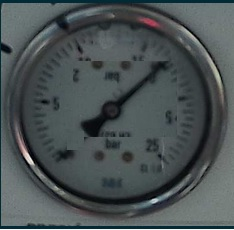
#> input picture manometro5.jpg, 234 x 230 px
$ python lector_multiple.py --image manometro5.jpg
#> lines starting #> are read from the running program, lines starting #| are printed output that depends on the picture; after the words box and inside, x2 and y2 are one past the last pixel; in counts of white or black regions, pixels touching at a corner belong together
import cv2
import numpy as np
import math
import argparse

# ==============================================================================
# 1. CONFIGURACIÓN CENTRALIZADA PARA TODOS LOS MANÓMETROS
# ==============================================================================
# Rellena aquí los valores específicos de cada uno de tus manómetros.
# Estos son los valores que tenías en tus 3 archivos separados.

CONFIGS = {
    'izquierda': {
        'MIN_VALUE': 0,
        'MAX_VALUE': 10,
        'START_ANGLE': 130,
        'END_ANGLE': 50,
        'INVERTIR_AGUJA': False
    },
    'centro': {
        'MIN_VALUE': 0,
        'MAX_VALUE': 25, # Ejemplo
        'START_ANGLE': 135,  # Ejemplo
        'END_ANGLE': 50,    # Ejemplo
        'INVERTIR_AGUJA': False # Ejemplo
    },
    'derecha': {
        'MIN_VALUE': 0,
        'MAX_VALUE': 25, # Ejemplo
        'START_ANGLE': 130,   # Ejemplo
        'END_ANGLE': 50,     # Ejemplo
        'INVERTIR_AGUJA': False # Ejemplo
    }
}

# ==============================================================================
# 2. FUNCIÓN DE PROCESAMIENTO (LA LÓGICA QUE YA TENÍAMOS)
# ==============================================================================
# Esta función ahora recibe un trozo de imagen y su configuración específica.

def procesar_manometro(sub_imagen, config):
    """
    Analiza la imagen de un único manómetro y devuelve la imagen procesada y su valor.
    """
    img_display = sub_imagen.copy()
    gray = cv2.cvtColor(sub_imagen, cv2.COLOR_BGR2GRAY)
    blurred = cv2.GaussianBlur(gray, (7, 7), 0)

    # --- Detección de Elipse ---
    thresh = cv2.adaptiveThreshold(blurred, 255, cv2.ADAPTIVE_THRESH_GAUSSIAN_C, cv2.THRESH_BINARY_INV, 11, 2)
    contours, _ = cv2.findContours(thresh, cv2.RETR_EXTERNAL, cv2.CHAIN_APPROX_SIMPLE)

    best_ellipse = None
    best_area = 0
    for cnt in contours:
        if len(cnt) < 20: continue
        area = cv2.contourArea(cnt)
        if area < 1000: continue
        try:
            ellipse = cv2.fitEllipse(cnt)
        except cv2.error:
            continue

        (center, axes, angle) = ellipse
        major_axis, minor_axis = max(axes), min(axes)
        if minor_axis == 0: continue
        aspect_ratio = major_axis / minor_axis
        if aspect_ratio > 1.8: continue
        if area > best_area:
            best_area = area
            best_ellipse = ellipse

    if best_ellipse is None:
        print("  -> No se pudo detectar elipse.")
        cv2.putText(img_display, "No detectado", (10, 30), cv2.FONT_HERSHEY_SIMPLEX, 1, (0, 0, 255), 2)
        return img_display, None

    (center, axes, angle) = best_ellipse
    center_x, center_y = int(center[0]), int(center[1])
    radius = int((axes[0] + axes[1]) / 4)

    cv2.ellipse(img_display, best_ellipse, (0, 255, 0), 3)
    cv2.circle(img_display, (center_x, center_y), 5, (0, 0, 255), -1)

    # --- Líneas de Calibración ---
    start_angle_rad = math.radians(config['START_ANGLE'])
    end_angle_rad = math.radians(config['END_ANGLE'])
    line_radius = int((axes[0] + axes[1]) / 2.5)
    x_start = int(center_x + line_radius * math.cos(start_angle_rad))
    y_start = int(center_y + line_radius * math.sin(start_angle_rad))
    cv2.line(img_display, (center_x, center_y), (x_start, y_start), (255, 0, 255), 2)
    x_end = int(center_x + line_radius * math.cos(end_angle_rad))
    y_end = int(center_y + line_radius * math.sin(end_angle_rad))
    cv2.line(img_display, (center_x, center_y), (x_end, y_end), (0, 255, 255), 2)

    # --- Detección de Aguja ---
    mask = np.zeros_like(gray)
    cv2.ellipse(mask, best_ellipse, 255, -1)
    edges = cv2.Canny(gray, 50, 150, apertureSize=3)
    masked_edges = cv2.bitwise_and(edges, edges, mask=mask)

    lines = cv2.HoughLinesP(masked_edges, 1, np.pi / 180, threshold=40, minLineLength=int(radius * 0.2), maxLineGap=10)

    if lines is None:
        print("  -> No se detectó aguja.")
        cv2.putText(img_display, "Aguja no detectada", (10, 30), cv2.FONT_HERSHEY_SIMPLEX, 0.7, (0,0,255), 2)
        return img_display, None

    best_line = None
    max_line_length = 0
    for line in lines:
        x1, y1, x2, y2 = line[0]
        mid_x, mid_y = (x1 + x2) / 2, (y1 + y2) / 2
        dist_to_center = np.sqrt((mid_x - center_x)**2 + (mid_y - center_y)**2)
        if dist_to_center > radius * 0.5: continue
        length = np.sqrt((x2 - x1)**2 + (y2 - y1)**2)
        if length > max_line_length:
            max_line_length = length
            best_line = (x1, y1, x2, y2)

    if best_line is None:
        print("  -> No se pudo determinar la línea de la aguja.")
        cv2.putText(img_display, "Aguja no determinada", (10, 30), cv2.FONT_HERSHEY_SIMPLEX, 0.7, (0,0,255), 2)
        return img_display, None

    x1, y1, x2, y2 = best_line
    cv2.line(img_display, (x1, y1), (x2, y2), (255, 0, 0), 2)

    dist1_from_center = np.sqrt((x1 - center_x)**2 + (y1 - center_y)**2)
    dist2_from_center = np.sqrt((x2 - center_x)**2 + (y2 - center_y)**2)
    if dist1_from_center > dist2_from_center:
        tip_x_original, tip_y_original, base_x_original, base_y_original = x1, y1, x2, y2
    else:
        tip_x_original, tip_y_original, base_x_original, base_y_original = x2, y2, x1, y1

    if config['INVERTIR_AGUJA']:
        tip_x, tip_y = base_x_original, base_y_original
    else:
        tip_x, tip_y = tip_x_original, tip_y_original

    cv2.circle(img_display, (tip_x, tip_y), 5, (0, 165, 255), -1)

    # --- Mapeo de Ángulo a Presión ---
    angle_rad = math.atan2(tip_y - center_y, tip_x - center_x)
    angle_deg = math.degrees(angle_rad)
    if angle_deg < 0: angle_deg += 360

    pressure_value = 0.0
    total_angle_sweep = (config['END_ANGLE'] - config['START_ANGLE'] + 360) % 360
    current_angle_relative = (angle_deg - config['START_ANGLE'] + 360) % 360
    if total_angle_sweep > 0 and current_angle_relative <= total_angle_sweep:
        pressure_percentage = current_angle_relative / total_angle_sweep
        pressure_value = config['MIN_VALUE'] + pressure_percentage * (config['MAX_VALUE'] - config['MIN_VALUE'])
    else:
        # Lógica simple para valores fuera de rango
        if current_angle_relative > 180: pressure_value = config['MIN_VALUE']
        else: pressure_value = config['MAX_VALUE']

    pressure_value = max(config['MIN_VALUE'], min(config['MAX_VALUE'], pressure_value))

    result_text = f"Presion: {pressure_value:.2f} bar"
    cv2.putText(img_display, result_text, (10, 30), cv2.FONT_HERSHEY_SIMPLEX, 1, (0, 0, 255), 2)

    return img_display, pressure_value

# ==============================================================================
# 3. SCRIPT PRINCIPAL
# ==============================================================================
# Este es el orquestador: corta la imagen y llama a la función de procesado.

if __name__ == '__main__':
    parser = argparse.ArgumentParser(description='Lee 3 manómetros desde una única imagen.')
    parser.add_argument('-i', '--image', required=True, help='Ruta a la imagen ancha con los 3 manómetros.')
    parser.add_argument('-o', '--output', help='Ruta para guardar la imagen procesada con los 3 resultados.')
    args = parser.parse_args()

    # Cargar la imagen completa
    imagen_completa = cv2.imread(args.image)
#> imagen_completa is the input picture: shape (230, 234, 3); mean B, G, R 83.9, 82.5, 74.4
    if imagen_completa is None:
        print(f"Error: no se pudo cargar la imagen desde {args.image}")
        exit()

    # Obtener dimensiones y cortar en 3
    alto, ancho, _ = imagen_completa.shape
    tercio_ancho = ancho // 3

    img_izquierda = imagen_completa[:, 0:tercio_ancho]
    img_centro = imagen_completa[:, tercio_ancho:2*tercio_ancho]
    img_derecha = imagen_completa[:, 2*tercio_ancho:ancho]

    # Lista para guardar las imágenes procesadas y los resultados
    imagenes_procesadas = []
    valores_presion = {}

    # Procesar cada manómetro con su configuración
    print("Procesando manómetro izquierdo...")
    img_izq_proc, val_izq = procesar_manometro(img_izquierda, CONFIGS['izquierda'])
#> in procesar_manometro, `thresh = cv2.adaptiveThreshold(blurred, 255, cv2.ADAPTIVE_THRESH_GAUSS..`:
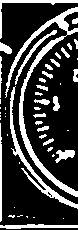
#> thresh: shape (230, 78); 24.1% white; 50 white regions (22 under 20 px)
#> in procesar_manometro, `contours, _ = cv2.findContours(thresh, cv2.RETR_EXTERNAL, cv2.CHAIN_AP..`: contours = 50 contours, 31 with area under 20; largest, box (x1, y1, x2, y2) and area: (5, 7, 78, 197) 1275, (10, 86, 78, 209) 545, (0, 0, 78, 39) 193, (0, 224, 78, 229) 181, (15, 30, 57, 85) 152
#> the loop in procesar_manometro, `for cnt in contours:` made 50 passes
#> (area, angle, major_axis, minor_axis, aspect_ratio, best_area, best_ellipse) on pass 49: (1275, 153.9, 190.1, 148.2, 1.28, 1275, ((92.91, 112.3), (148.2, 190.1), 153.9))
#> after the loop in procesar_manometro, `for cnt in contours:`: best_area = 1275
#> in procesar_manometro, `center_x, center_y = int(center[0]), int(center[1])`: center_x = 92; center_y = 112
#> in procesar_manometro, `radius = int((axes[0] + axes[1]) / 4)`: radius = 84
#> in procesar_manometro, `start_angle_rad = math.radians(config['START_ANGLE'])`: start_angle_rad = 2.27
#> in procesar_manometro, `end_angle_rad = math.radians(config['END_ANGLE'])`: end_angle_rad = 0.873
#> in procesar_manometro, `line_radius = int((axes[0] + axes[1]) / 2.5)`: line_radius = 135
#> in procesar_manometro, `x_start = int(center_x + line_radius * math.cos(start_angle_rad))`: x_start = 5
#> in procesar_manometro, `y_start = int(center_y + line_radius * math.sin(start_angle_rad))`: y_start = 215
#> in procesar_manometro, `x_end = int(center_x + line_radius * math.cos(end_angle_rad))`: x_end = 178
#> in procesar_manometro, `y_end = int(center_y + line_radius * math.sin(end_angle_rad))`: y_end = 215
#> in procesar_manometro, `lines = cv2.HoughLinesP(masked_edges, 1, np.pi / 180, threshold=40, mi..`: lines = None
#> in procesar_manometro, `cv2.putText(img_display, "Aguja no detectada", (10, 30), cv2.FONT_HERS..`:
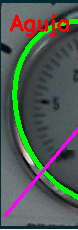
#> img_display: shape (230, 78, 3); mean B, G, R 83.4, 91.6, 80.6
    imagenes_procesadas.append(img_izq_proc)
    valores_presion['Izquierda'] = val_izq

    print("Procesando manómetro central...")
    img_cen_proc, val_cen = procesar_manometro(img_centro, CONFIGS['centro'])
#> in procesar_manometro (call 2), `contours, _ = cv2.findContours(thresh, cv2.RETR_EXTERNAL, cv2.CHAIN_AP..`: contours = 51 contours, 28 with area under 20; largest, box (x1, y1, x2, y2) and area: (3, 62, 78, 137) 898, (0, 190, 78, 205) 425, (0, 18, 78, 33) 367, (0, 203, 78, 219) 356, (0, 0, 78, 12) 270
#> the loop in procesar_manometro (call 2), `for cnt in contours:` made 51 passes
#> cnt on passes 2, 15, 16, 17, 18, 19, 22, 28: [[37, 218]], [[35, 93], [35, 94], [36, 94], [36, 93]], [[6, 89]], [[41, 88], [41, 89], [42, 90], [42, 89]], [[15, 88]], [[0, 78], [0, 81], [1, 80], [1, 78]], [[35, 63]], [[76, 54]]
#> after the loop in procesar_manometro (call 2), `for cnt in contours:`: best_area = 0
#> in procesar_manometro (call 2), `cv2.putText(img_display, "No detectado", (10, 30), cv2.FONT_HERSHEY_SI..`:
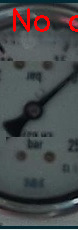
#> img_display: shape (230, 78, 3); mean B, G, R 76.1, 74.5, 72.2
    imagenes_procesadas.append(img_cen_proc)
    valores_presion['Centro'] = val_cen

    print("Procesando manómetro derecho...")
    img_der_proc, val_der = procesar_manometro(img_derecha, CONFIGS['derecha'])
#> in procesar_manometro (call 3), `thresh = cv2.adaptiveThreshold(blurred, 255, cv2.ADAPTIVE_THRESH_GAUSS..`:
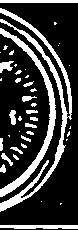
#> thresh: shape (230, 78); 24% white; 42 white regions (24 under 20 px)
#> in procesar_manometro (call 3), `contours, _ = cv2.findContours(thresh, cv2.RETR_EXTERNAL, cv2.CHAIN_AP..`: contours = 42 contours, 29 with area under 20; largest, box (x1, y1, x2, y2) and area: (0, 8, 72, 212) 1376, (0, 28, 56, 197) 1030, (0, 225, 78, 229) 206, (0, 0, 78, 3) 154, (0, 61, 14, 73) 76
#> the loop in procesar_manometro (call 3), `for cnt in contours:` made 42 passes
#> (area, angle, major_axis, minor_axis, aspect_ratio, best_area, best_ellipse) on passes 39, 41: (1030.5, 5.02, 177.4, 170.3, 1.04, 1030.5, ((-33.01, 111.7), (170.3, 177.4), 5.02)), (1375.5, 5.43, 204.6, 195.1, 1.05, 1375.5, ((-31.14, 111.2), (195.1, 204.6), 5.43))
#> after the loop in procesar_manometro (call 3), `for cnt in contours:`: best_area = 1375.5
#> in procesar_manometro (call 3), `center_x, center_y = int(center[0]), int(center[1])`: center_x = -31; center_y = 111
#> in procesar_manometro (call 3), `radius = int((axes[0] + axes[1]) / 4)`: radius = 99
#> in procesar_manometro (call 3), `line_radius = int((axes[0] + axes[1]) / 2.5)`: line_radius = 159
#> in procesar_manometro (call 3), `x_start = int(center_x + line_radius * math.cos(start_angle_rad))`: x_start = -133
#> in procesar_manometro (call 3), `y_start = int(center_y + line_radius * math.sin(start_angle_rad))`: y_start = 232
#> in procesar_manometro (call 3), `x_end = int(center_x + line_radius * math.cos(end_angle_rad))`: x_end = 71
#> in procesar_manometro (call 3), `y_end = int(center_y + line_radius * math.sin(end_angle_rad))`: y_end = 232
#> in procesar_manometro (call 3), `masked_edges = cv2.bitwise_and(edges, edges, mask=mask)`:
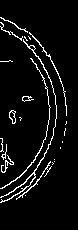
#> masked_edges: shape (230, 78); 5.7% white in thin lines or dots, all inside (x1, y1, x2, y2) = (0, 17, 67, 203)
#> in procesar_manometro (call 3), `lines = cv2.HoughLinesP(masked_edges, 1, np.pi / 180, threshold=40, mi..`: lines = [[26, 192, 53, 133]]
#> the loop in procesar_manometro (call 3), `for line in lines:` made 1 pass
#> (x1, y1, x2, y2, mid_x, mid_y, dist_to_center) on pass 1: (26, 192, 53, 133, 39.5, 162.5, 87.31)
#> after the loop in procesar_manometro (call 3), `for line in lines:`: max_line_length = 0
#> in procesar_manometro (call 3), `cv2.putText(img_display, "Aguja no determinada", (10, 30), cv2.FONT_HE..`:
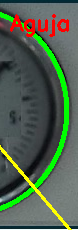
#> img_display: shape (230, 78, 3); mean B, G, R 77.5, 98.1, 81.6
    imagenes_procesadas.append(img_der_proc)
    valores_presion['Derecha'] = val_der

    # Unir las 3 imágenes procesadas en una sola
    imagen_final = np.hstack(imagenes_procesadas)
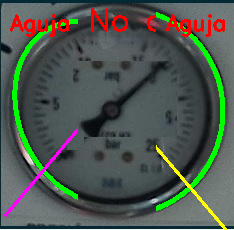
#> imagen_final: shape (230, 234, 3); mean of channels 0, 1, 2 79, 88.1, 78.1; drawn as B, G, R

    # Mostrar resultados
    print("\n--- Resultados Finales ---")
    for nombre, valor in valores_presion.items():
        if valor is not None:
            print(f"  - Manómetro {nombre}: {valor:.2f} bar")
        else:
            print(f"  - Manómetro {nombre}: Lectura fallida")
#> this loop made 3 passes
#> (printed output is left out)
    print("--------------------------\n")

    cv2.imshow('Resultados de los 3 Manometros', imagen_final)
    cv2.waitKey(0)
    cv2.destroyAllWindows()

    if args.output:
        cv2.imwrite(args.output, imagen_final)
        print(f"Imagen de resultados guardada en: {args.output}")

$ run again, on multiple.jpg
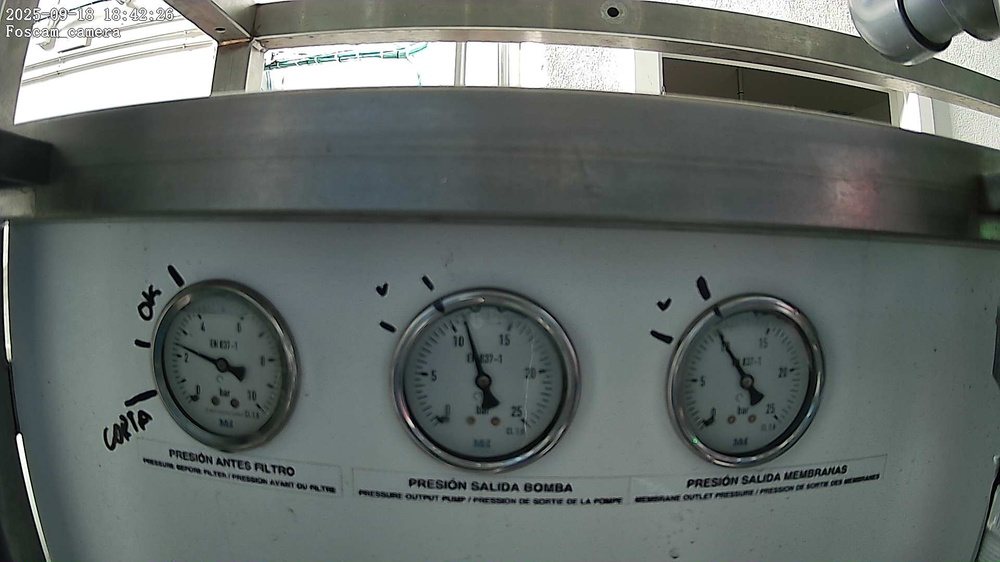
#> input picture multiple.jpg, 1000 x 562 px, shrunk from 1920 x 1080 before the run
#> imagen_completa is the input picture: shape (562, 1000, 3); mean B, G, R 102.7, 105.8, 98.5
#> in procesar_manometro, `thresh = cv2.adaptiveThreshold(blurred, 255, cv2.ADAPTIVE_THRESH_GAUSS..`:
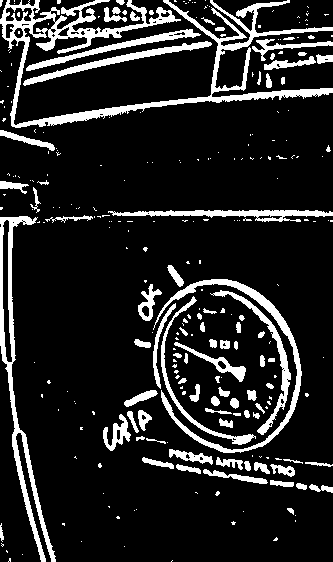
#> thresh: shape (562, 333); 14.1% white; 273 white regions (188 under 20 px)
#> contours = 270 contours, 205 with area under 20; largest, box (x1, y1, x2, y2) and area: (0, 0, 333, 128) 6584, (0, 216, 56, 562) 3131, (153, 279, 302, 453) 1828, (108, 210, 333, 222) 1060, (23, 41, 212, 86) 988
#> the loop in procesar_manometro, `for cnt in contours:` made 270 passes
#> (area, angle, major_axis, minor_axis, aspect_ratio, best_area, best_ellipse) on pass 120: (1828, 157.7, 172.5, 142.2, 1.21, 1828, ((224.8, 365.2), (142.2, 172.5), 157.7))
#> after the loop in procesar_manometro, `for cnt in contours:`: best_area = 1828
#> center = (224.8, 365.2); axes = (142.2, 172.5)
#> center_x = 224; center_y = 365
#> radius = 78
#> start_angle_rad = 2.27
#> end_angle_rad = 0.873
#> line_radius = 125
#> x_start = 143
#> y_start = 460
#> x_end = 304
#> y_end = 460
#> mask: shape (562, 333); 10.4% white; 1 white region, box (x1, y1, x2, y2) and area: (151, 281, 299, 450) 19472
#> edges: shape (562, 333); 5.9% white in thin lines or dots
#> masked_edges: shape (562, 333); 1.2% white in thin lines or dots, all inside (x1, y1, x2, y2) = (153, 285, 297, 447)
#> lines = [[154, 333, 243, 379], [242, 292, 290, 340], [242, 380, 270, 417], [175, 342, 218, 361], [238, 379, 267, 421], [217, 358, 220, 400], [171, 301, 188, 321], [241, 381, 268, 419]]
#> the loop in procesar_manometro, `for line in lines:` made 8 passes
#> (x1, y1, x2, y2, mid_x, mid_y, dist_to_center, length) on pass 1: (154, 333, 243, 379, 198.5, 356, 27.04, 100.2)
#> after the loop in procesar_manometro, `for line in lines:`: max_line_length = 100.2
#> in procesar_manometro, `x1, y1, x2, y2 = best_line`: x1 = 154; y1 = 333; x2 = 243; y2 = 379
#> dist1_from_center = 76.97
#> dist2_from_center = 23.6
#> tip_x_original = 154; tip_y_original = 333; base_x_original = 243; base_y_original = 379
#> tip_x = 154; tip_y = 333
#> angle_rad = -2.71
#> in procesar_manometro, `angle_deg = math.degrees(angle_rad)`: angle_deg = -155.4
#> in procesar_manometro, `if angle_deg < 0: angle_deg += 360`: angle_deg = 204.6
#> total_angle_sweep = 280
#> current_angle_relative = 74.57
#> pressure_percentage = 0.266
#> pressure_value = 2.66
#> result_text = 'Presion: 2.66 bar'
#> val_izq = 2.66
#> thresh: shape (562, 333); 11.7% white; 354 white regions (241 under 20 px)
#> contours = 354 contours, 270 with area under 20; largest, box (x1, y1, x2, y2) and area: (58, 286, 249, 476) 4119, (0, 56, 333, 99) 2068, (0, 32, 333, 84) 1170, (0, 22, 333, 37) 965, (129, 314, 167, 415) 782
#> the loop in procesar_manometro (call 2), `for cnt in contours:` made 354 passes
#> (area, angle, major_axis, minor_axis, aspect_ratio, best_area, best_ellipse) on pass 144: (4119, 103.2, 178.1, 173.4, 1.03, 4119, ((152.4, 380.5), (173.4, 178.1), 103.2))
#> mask: shape (562, 333); 13.1% white; 1 white region, box (x1, y1, x2, y2) and area: (64, 294, 242, 468) 24470
#> edges: shape (562, 333); 5.4% white in thin lines or dots, all inside (x1, y1, x2, y2) = (0, 0, 333, 505)
#> masked_edges: shape (562, 333); 1.6% white in thin lines or dots, all inside (x1, y1, x2, y2) = (65, 294, 240, 468)
#> the loop in procesar_manometro (call 2), `for line in lines:` made 11 passes
#> (x1, y1, x2, y2, mid_x, mid_y, dist_to_center, length) on passes 1 to 2: (121, 341, 158, 378, 139.5, 359.5, 24.01, 52.33), (126, 299, 162, 406, 144, 352.5, 28.64, 112.9)
#> val_cen = 10.65
#> gray: shape (562, 334)
#> blurred: shape (562, 334)
#> thresh: shape (562, 334); 13% white; 510 white regions (414 under 20 px)
#> contours = 506 contours, 443 with area under 20; largest, box (x1, y1, x2, y2) and area: (0, 57, 226, 124) 5210, (0, 292, 160, 469) 3414, (0, 221, 334, 245) 1286, (0, 0, 258, 62) 1102, (0, 33, 334, 106) 916
#> mask: shape (562, 334); 10.3% white; 1 white region, box (x1, y1, x2, y2) and area: (3, 300, 155, 462) 19305
#> edges: shape (562, 334); 5.9% white in thin lines or dots
#> masked_edges: shape (562, 334); 1.2% white in thin lines or dots, all inside (x1, y1, x2, y2) = (3, 300, 155, 462)
#> val_der = 9.89
#> `imagen_final = np.hstack(imagenes_procesadas)`:
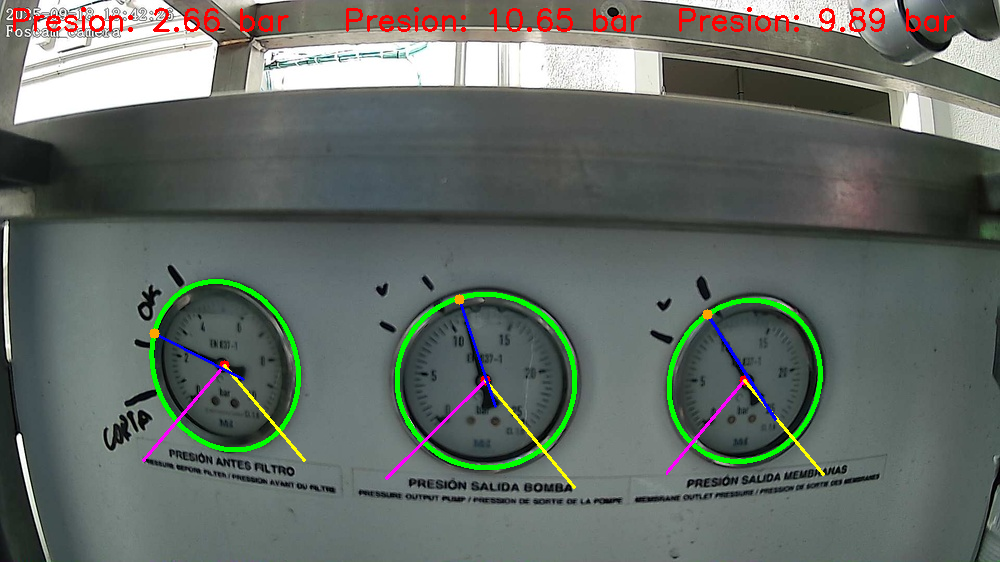
#> imagen_final: shape (562, 1000, 3); mean of channels 0, 1, 2 101, 107, 99.5; drawn as B, G, R
#> the loop `for nombre, valor in valores_presion.items():` made 3 passes
#> (nombre, valor) on passes 1 to 3: ('Izquierda', 2.66), ('Centro', 10.65), ('Derecha', 9.89)
#> (printed output is left out)
